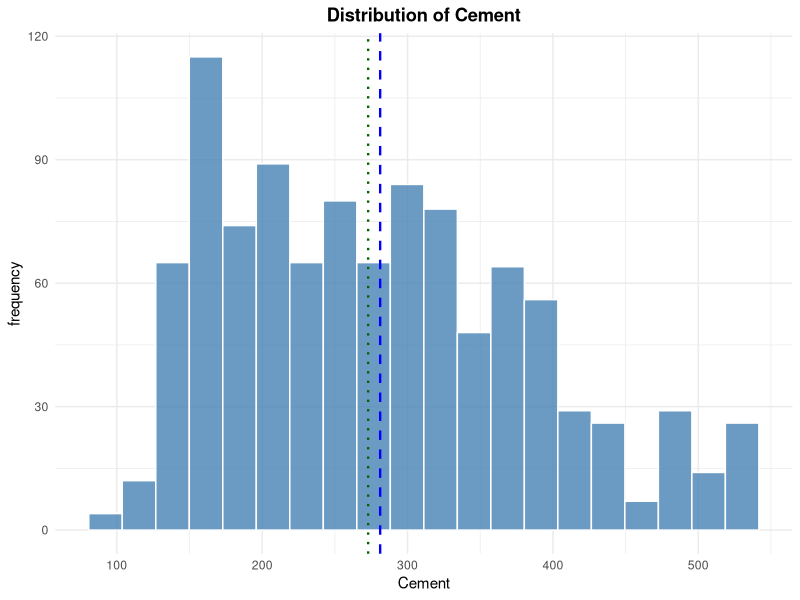
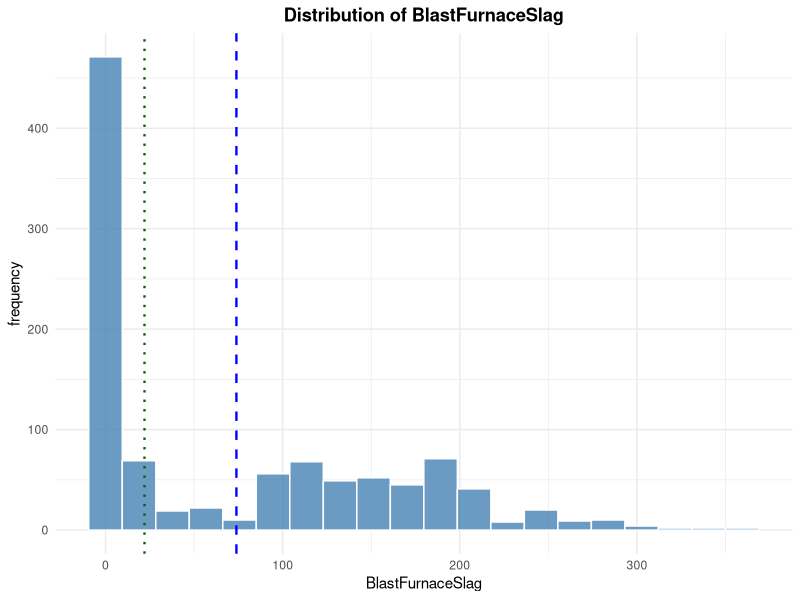
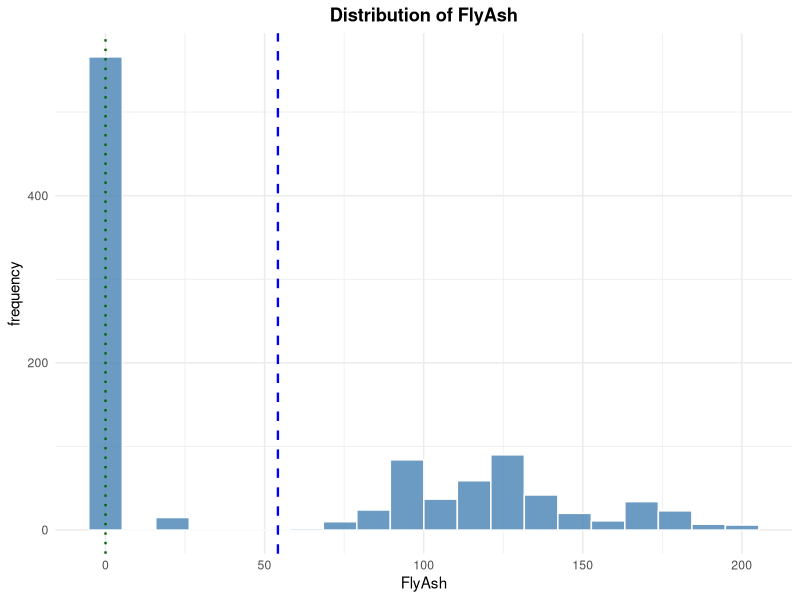
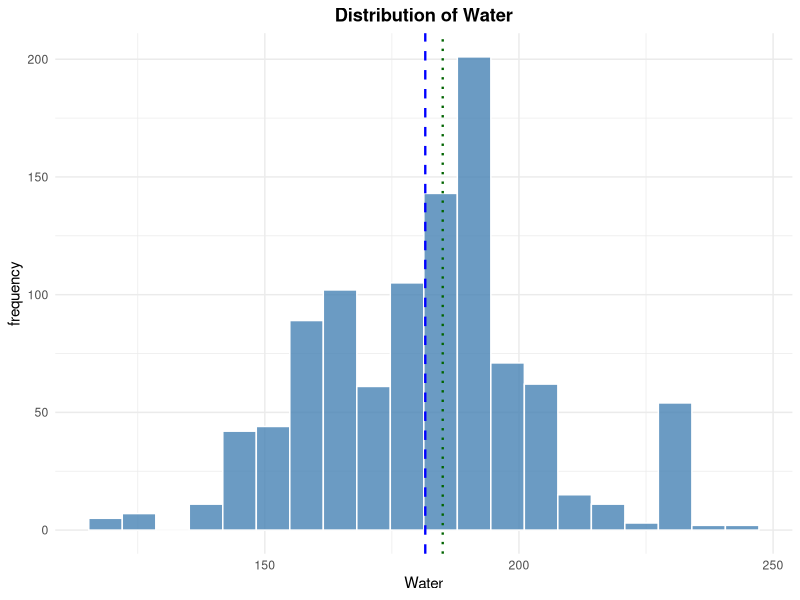
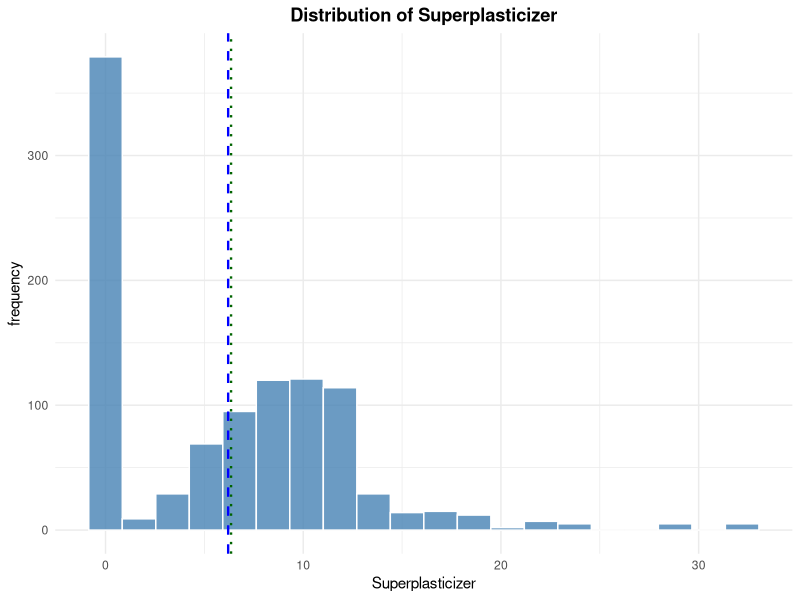
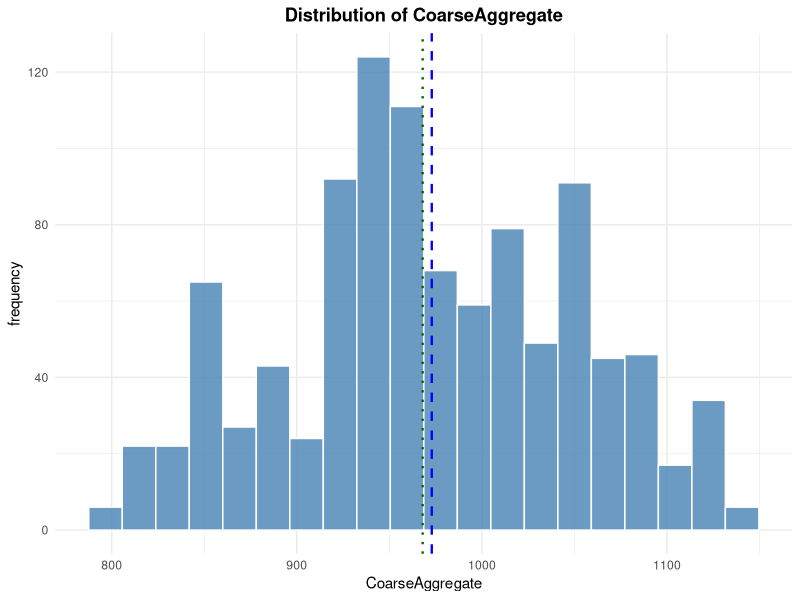
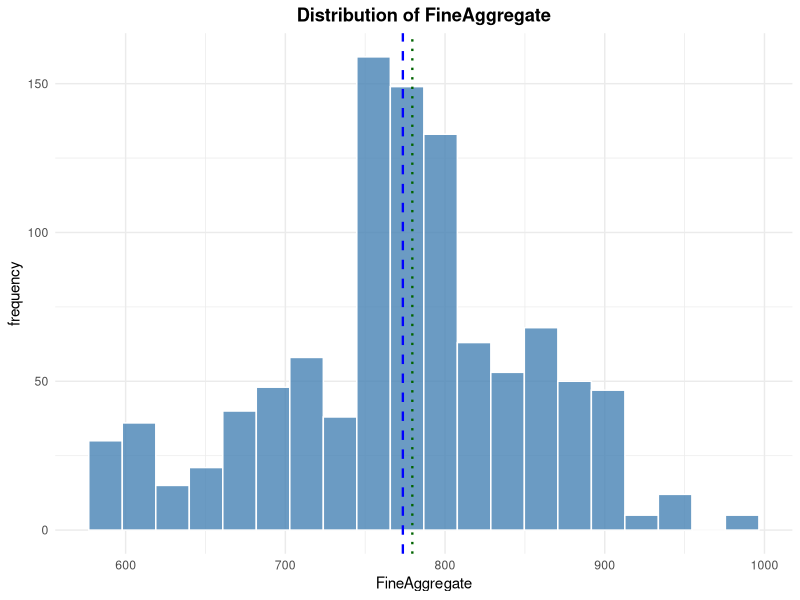
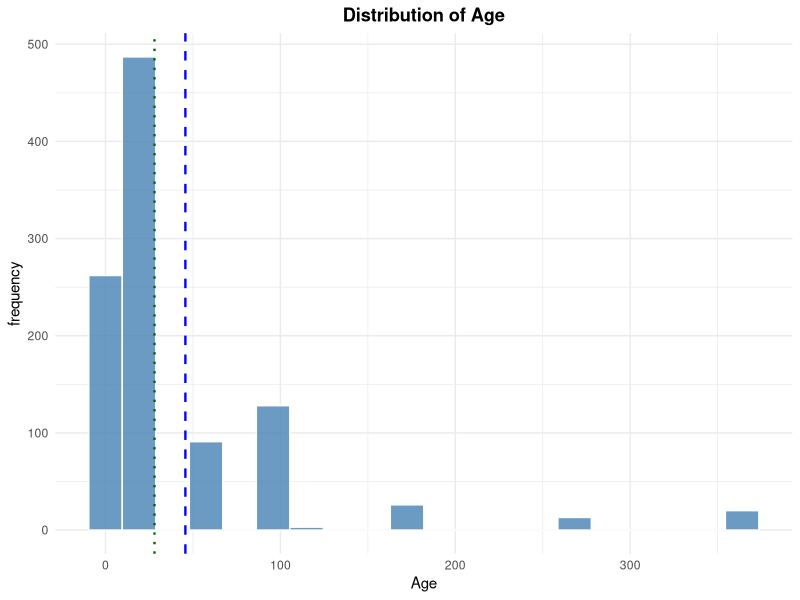

Recreate these plots in R, in order.
## ---- chunk 1

required_packages <- c("tidyverse", "glmnet", "knitr", "kableExtra" , "car")
missing_packages <- required_packages[
  !vapply(required_packages, requireNamespace, logical(1), quietly = TRUE)
]
if (length(missing_packages)) {
  stop("Install the required packages before rendering: ",
       paste(missing_packages, collapse = ", "))
}

library(tidyverse)
library(glmnet)
library(knitr)
library(car)
library(kableExtra)
library(readxl)
library(ggplot2)

seeds <- list(
  split = 240200L,
  cv = 240300L,
  features = 240400L
)

## ---- chunk 2

split_rows <- function(n, train_prop = 0.80, seed) {
  stopifnot(n >= 10L, train_prop > 0, train_prop < 1)
  set.seed(seed)
  train <- sort(sample.int(n, floor(train_prop * n), replace = FALSE))
  list(train = train, test = setdiff(seq_len(n), train))
}

fit_scaler <- function(x, tol = 1e-12) {
  x <- as.matrix(x)
  center <- colMeans(x)
  centered <- sweep(x, 2L, center, "-")
  scale <- sqrt(colMeans(centered^2))
  keep <- is.finite(scale) & scale > tol
  if (!any(keep)) stop("No nonconstant training predictor remains.")
  list(
    center = center[keep],
    scale = scale[keep],
    keep = keep,
    dropped = colnames(x)[!keep]
  )
}

apply_scaler <- function(x, prep) {
  x <- as.matrix(x)[, prep$keep, drop = FALSE]
  x <- sweep(x, 2L, prep$center, "-")
  sweep(x, 2L, prep$scale, "/")
}

make_foldid <- function(n, k = 5L, seed) {
  if (k < 3L || k > n) stop("Require 3 <= k <= number of training rows.")
  set.seed(seed)
  sample(rep(seq_len(k), length.out = n))
}

render_table <- function(df, caption, align = NULL) {
  if (is.null(align)) {
    align <- paste(rep("c", ncol(df)), collapse = "")
  }

  kbl(
    df,
    caption = caption,
    booktabs = TRUE,
    align = align
  ) |>
    kable_styling(
      latex_options = c("hold_position", "striped"),
      position = "center",
      full_width = FALSE,
      font_size = 10
    ) |>
    row_spec(0, bold = TRUE)
}

plot_histogram <- function(data, title, x_title, y_title) { 
  plot <- ggplot(
    data.frame(Value = data), 
    aes(x = Value)
  ) + 
    geom_histogram(
      bins = 20, 
      fill = "steelblue", 
      color = "white", 
      alpha = 0.8 
    ) + 
    geom_vline(
      xintercept = mean(data, na.rm = TRUE), 
      color = "blue", 
      linetype = "dashed", 
      linewidth = 0.8
    ) + 
    geom_vline(
      xintercept = median(data, na.rm = TRUE), 
      color = "darkgreen", 
      linetype = "dotted", 
      linewidth = 0.8
    ) + 
    labs(
      title = title, 
      x = x_title, 
      y = y_title
    ) + 
    theme_minimal(base_size = 11) + 
    theme(
      plot.title = element_text(
        hjust = 0.5, 
        face = "bold"
      )
    ) 
  
  return(plot) 
}

ols_stepwise_regression <- function(x_train,
                                    y_train,
                                    direction = "both") {
  
  df <- as.data.frame(x_train)
  df$y <- y_train
  
  full_model <- lm(
    y ~ .,
    data = df
  )
  
  best_model <- step(
    full_model,
    direction = direction,
    trace = 0
  )
  
  return (best_model)
}

fit_cv_glmnet <- function(x, y, alpha, foldid) {
  glmnet::cv.glmnet(
    x = x,
    y = y,
    family = "gaussian",
    alpha = alpha,
    foldid = foldid,
    standardize = FALSE,
    intercept = TRUE,
    type.measure = "mse"
  )
}

regression_metrics <- function(actual, predicted) {
  
  actual <- as.numeric(actual)
  predicted <- as.numeric(predicted)
  
  rmse <- sqrt(
    mean((actual - predicted)^2)
  )
  
  mae <- mean(
    abs(actual - predicted)
  )
  
  r2 <- 1 - (
    sum((actual - predicted)^2) /
    sum((actual - mean(actual))^2)
  )
  
  data.frame(
    RMSE = rmse,
    MAE = mae,
    R2 = r2
  )
}

## ---- chunk 3
raw_data <- read_excel("Concrete_Data.xls")
old_column_names <- names(raw_data)
new_column_names <- c("Cement",
                      "BlastFurnaceSlag",
                      "FlyAsh",
                      "Water",
                      "Superplasticizer",
                      "CoarseAggregate",
                      "FineAggregate",
                      "Age",
                      "Strength")
names(raw_data) <- new_column_names
colSums(is.na(raw_data))

response <- "Strength"
predictors <- setdiff(names(raw_data), response)

## ---- chunk 4

for (name in new_column_names){
  print(plot_histogram(raw_data[[name]], 
                       paste("Distribution of", name), 
                       name,
                       "frequency"))
}

## ---- chunk 5

## ---- chunk 6

# Keep only numeric predictors
numeric_predictors <- predictors[
  sapply(raw_data[predictors], is.numeric)
]

# Correlation matrix among predictors
cor_matrix <- cor(
  raw_data[numeric_predictors],
  use = "pairwise.complete.obs"
)

# Display correlation matrix
round(cor_matrix, 2)

## ---- chunk 7

split <- split_rows(
    n = nrow(raw_data),
    train_prop = 0.80,
    seed = seeds$split
)

train_id <- split$train
test_id <- split$test

stopifnot(
    length(intersect(train_id, test_id)) == 0L
)

train_data <- raw_data[train_id, , drop=FALSE]

foldid <- make_foldid(
    n = nrow(train_data),
    k = 5L,
    seed = seeds$cv
)

## ---- chunk 8

## ---- chunk 9

## ---- chunk 10

transform_data <- train_data

transform_data$Cement <- sqrt(transform_data$Cement)
transform_data$BlastFurnaceSlag <- transform_data$BlastFurnaceSlag
transform_data$FlyAsh <- transform_data$FlyAsh 
transform_data$Water <- (transform_data$Water)^2
transform_data$Superplasticizer <- transform_data$Superplasticizer
transform_data$CoarseAggregate <- transform_data$CoarseAggregate
transform_data$FineAggregate <- transform_data$FineAggregate
transform_data$Age <- log(transform_data$Age)
transform_data$Strength <- sqrt(transform_data$Strength)

for (name in new_column_names){
  print(plot_histogram(transform_data[[name]], 
                       paste("Distribution of", name) , 
                       name,
                       "frequency"))
}

# Apply to all dataset

raw_data$Cement <- sqrt(raw_data$Cement)
raw_data$BlastFurnaceSlag <- raw_data$BlastFurnaceSlag
raw_data$FlyAsh <- raw_data$FlyAsh
raw_data$Water <- (raw_data$Water)^2
raw_data$Superplasticizer <- raw_data$Superplasticizer
raw_data$CoarseAggregate <- raw_data$CoarseAggregate
raw_data$FineAggregate <- raw_data$FineAggregate
raw_data$Age <- log(raw_data$Age)
raw_data$Strength <- sqrt(raw_data$Strength)

## ---- chunk 11

x_raw <- as.matrix(raw_data[, predictors, drop = FALSE])
y_raw <- raw_data[[response]]

x_prep <- fit_scaler(x_raw[train_id, , drop = FALSE])
x_raw_scaled <- apply_scaler(x_raw, x_prep)

x_train <- x_raw_scaled[train_id, , drop = FALSE]
x_test <- x_raw_scaled[test_id, , drop = FALSE]
y_train <- y_raw[train_id]
y_test <- y_raw[test_id]

## ---- chunk 12

train_data <- data.frame(
  x_train,
  y_train = y_train
)

vif_model <- lm(
  y_train ~ .,
  data = train_data
)

vif_values <- car::vif(vif_model)

vif_table <- data.frame(
  Predictor = names(vif_values),
  VIF = as.numeric(vif_values)
)

vif_table <- vif_table[order(-vif_table$VIF), ]

vif_table$VIF <- round(vif_table$VIF, 2)

vif_table$Assessment <- cut(
  vif_table$VIF,
  breaks = c(-Inf, 5, 10, Inf),
  labels = c("Acceptable", "High", "Very High")
)

render_table(
  vif_table,
  caption = "Variance Inflation Factor (VIF) of Training Predictors"
)

## ---- chunk 13

stepwise_model <- ols_stepwise_regression(
  x_train = x_train,
  y_train = y_train,
  direction = "both"
)

all_predictors <- colnames(x_train)

selected_predictors <- names(coef(stepwise_model))[-1]

selection_table <- data.frame(
  Predictor = all_predictors,
  Selected = ifelse(
    all_predictors %in% selected_predictors,
    "Yes",
    "No"
  )
)

render_table(
  selection_table,
  caption = "Feature Selection Results from Stepwise Regression"
)

## ---- chunk 14

train_data <- data.frame(
  x_train,
  y = y_train
)

ols_model <- lm(
  y ~ .,
  data = train_data
)

ols_summary <- summary(ols_model)$coefficients

p_values <- ols_summary[, "Pr(>|t|)"]

ols_coef <- data.frame(
  Predictor = rownames(ols_summary),
  Coefficient = round(ols_summary[, "Estimate"], 4),
  P_value = ifelse(
    p_values < 0.001,
    "< 0.001",
    sprintf("%.4f", p_values)
  )
)

rownames(ols_coef) <- NULL

render_table(
  ols_coef,
  caption = "OLS Baseline Model Coefficients"
)

par(mfrow = c(2, 2))
plot(ols_model)

## ---- chunk 15

ridge_cv <- fit_cv_glmnet(
  x = as.matrix(x_train),
  y = y_train,
  alpha = 0,
  foldid = foldid
)

ridge_coef <- data.frame(
  Predictor = rownames(as.matrix(
    coef(ridge_cv, s = "lambda.min")
  )),
  Coefficient = as.numeric(
    coef(ridge_cv, s = "lambda.min")
  )
)

ridge_coef$Coefficient <- round(
  ridge_coef$Coefficient,
  4
)

render_table(
  ridge_coef,
  caption = "Ridge Regression Coefficients"
)

## ---- chunk 16

lasso_cv <- fit_cv_glmnet(
  x = as.matrix(x_train),
  y = y_train,
  alpha = 1,
  foldid = foldid
)

lasso_coef <- data.frame(
  Predictor = rownames(as.matrix(
    coef(lasso_cv, s = "lambda.min")
  )),
  Coefficient = as.numeric(
    coef(lasso_cv, s = "lambda.min")
  )
)

lasso_coef$Coefficient <- round(
  lasso_coef$Coefficient,
  4
)

render_table(
  lasso_coef,
  caption = "Lasso Regression Coefficients"
)

## ---- chunk 17

alpha_grid <- seq(
  0.1,
  0.9,
  by = 0.1
)

elastic_results <- lapply(
  alpha_grid,
  function(alpha) {
    
    cv_fit <- fit_cv_glmnet(
      x = as.matrix(x_train),
      y = y_train,
      alpha = alpha,
      foldid = foldid
    )
    
    data.frame(
      alpha = alpha,
      lambda = cv_fit$lambda.min,
      cv_mse = min(cv_fit$cvm)
    )
  }
)

elastic_results <- do.call(
  rbind,
  elastic_results
)

best_elastic <- elastic_results[
  which.min(elastic_results$cv_mse),
]

best_elastic

elastic_cv <- fit_cv_glmnet(
  x = as.matrix(x_train),
  y = y_train,
  alpha = best_elastic$alpha,
  foldid = foldid
)

elastic_coef <- data.frame(
  Predictor = rownames(as.matrix(
    coef(elastic_cv, s = "lambda.min")
  )),
  Coefficient = as.numeric(
    coef(elastic_cv, s = "lambda.min")
  )
)

elastic_coef$Coefficient <- round(
  elastic_coef$Coefficient,
  4
)

render_table(
  elastic_coef,
  caption = "Elastic Net Regression Coefficients"
)

## ---- chunk 18

ols_pred <- predict(
  ols_model,
  newdata = data.frame(x_test)
)

ols_metrics <- regression_metrics(
  actual = y_test,
  predicted = ols_pred
)

ridge_pred <- predict(
  ridge_cv,
  newx = as.matrix(x_test),
  s = "lambda.min"
)

ridge_metrics <- regression_metrics(
  actual = y_test,
  predicted = ridge_pred
)

lasso_pred <- predict(
  lasso_cv,
  newx = as.matrix(x_test),
  s = "lambda.min"
)

lasso_metrics <- regression_metrics(
  y_test,
  lasso_pred
)

elastic_pred <- predict(
  elastic_cv,
  newx = as.matrix(x_test),
  s = "lambda.min"
)

elastic_metrics <- regression_metrics(
  actual = y_test,
  predicted = elastic_pred
)

evaluation_table <- data.frame(
  Model = c(
    "OLS",
    "Ridge",
    "Lasso",
    "Elastic Net"
  ),
  RMSE = c(
    ols_metrics$RMSE,
    ridge_metrics$RMSE,
    lasso_metrics$RMSE,
    elastic_metrics$RMSE
  ),
  MAE = c(
    ols_metrics$MAE,
    ridge_metrics$MAE,
    lasso_metrics$MAE,
    elastic_metrics$MAE
  ),
  R2 = c(
    ols_metrics$R2,
    ridge_metrics$R2,
    lasso_metrics$R2,
    elastic_metrics$R2
  )
)

evaluation_table$RMSE <- round(evaluation_table$RMSE, 4)
evaluation_table$MAE <- round(evaluation_table$MAE, 4)
evaluation_table$R2 <- round(evaluation_table$R2, 4)

render_table(
  evaluation_table,
  caption = "Test Set Performance Comparison"
)

## ---- chunk 19

data(ToothGrowth)

ToothGrowth$supp <- as.factor(ToothGrowth$supp)
ToothGrowth$dose <- as.factor(ToothGrowth$dose)

## ---- chunk 20
# Calculate an overall description of the continuous response.
tooth_overall_summary <- data.frame(
  N = nrow(ToothGrowth),
  Mean = mean(ToothGrowth$len),
  Median = median(ToothGrowth$len),
  Variance = var(ToothGrowth$len),
  SD = sd(ToothGrowth$len),
  Minimum = min(ToothGrowth$len),
  Maximum = max(ToothGrowth$len)
) |>
  mutate(across(where(is.numeric), ~ round(.x, 3)))

render_table(
  tooth_overall_summary,
  caption = "Overall Descriptive Statistics for Odontoblast Length"
)
## ---- chunk 21
# Summarise each of the six treatment combinations separately.
tooth_cell_summary <- ToothGrowth |>
  group_by(supp, dose) |>
  summarise(
    N = n(),
    Mean = mean(len),
    Median = median(len),
    Variance = var(len),
    SD = sd(len),
    .groups = "drop"
  ) |>
  mutate(across(c(Mean, Median, Variance, SD), ~ round(.x, 3))) |>
  rename(Supplement = supp, Dose = dose)

render_table(
  tooth_cell_summary,
  caption = "Odontoblast Length by Supplement and Dose"
)
## ---- chunk 22
# Box plots retain the individual dose groups and make within-cell spread visible.
tooth_boxplot <- ggplot(
  ToothGrowth,
  aes(x = dose, y = len, fill = supp)
) +
  geom_boxplot(position = position_dodge(width = 0.8), alpha = 0.80) +
  labs(
    title = "Odontoblast Length by Dose and Supplement",
    x = "Vitamin C dose (mg/day)",
    y = "Odontoblast length",
    fill = "Supplement"
  ) +
  theme_minimal(base_size = 11) +
  theme(plot.title = element_text(hjust = 0.5, face = "bold"))

print(tooth_boxplot)

# Non-parallel mean profiles are visual evidence of a possible interaction.
tooth_interaction_plot <- ggplot(
  ToothGrowth,
  aes(x = dose, y = len, colour = supp, group = supp)
) +
  stat_summary(fun = mean, geom = "line", linewidth = 0.9) +
  stat_summary(fun = mean, geom = "point", size = 2.8) +
  labs(
    title = "Interaction Plot of Cell Means",
    x = "Vitamin C dose (mg/day)",
    y = "Mean odontoblast length",
    colour = "Supplement"
  ) +
  theme_minimal(base_size = 11) +
  theme(plot.title = element_text(hjust = 0.5, face = "bold"))

print(tooth_interaction_plot)

# Faceting the histogram allows the overall response distributions to be
# compared between delivery methods without treating dose as continuous.
tooth_histogram <- ggplot(
  ToothGrowth,
  aes(x = len, fill = supp)
) +
  geom_histogram(bins = 10, colour = "white", alpha = 0.80) +
  facet_wrap(~ supp, nrow = 1) +
  labs(
    title = "Distribution of Odontoblast Length by Supplement",
    x = "Odontoblast length",
    y = "Frequency",
    fill = "Supplement"
  ) +
  theme_minimal(base_size = 11) +
  theme(
    plot.title = element_text(hjust = 0.5, face = "bold"),
    legend.position = "none"
  )

print(tooth_histogram)
## ---- chunk 23

data(ToothGrowth)

ToothGrowth$supp <- as.factor(ToothGrowth$supp)
ToothGrowth$dose <- as.factor(ToothGrowth$dose)

model <- aov(len ~ supp * dose, data = ToothGrowth)

anova_table <- anova(model)

anova_df <- data.frame(
  Source = rownames(anova_table),
  SS = anova_table$`Sum Sq`,
  df = anova_table$Df,
  MS = anova_table$`Mean Sq`,
  F = anova_table$`F value`,
  p.value = anova_table$`Pr(>F)`
)

total_row <- data.frame(
  Source = "Total",
  SS = sum(anova_df$SS, na.rm = TRUE),
  df = nrow(ToothGrowth) - 1,
  MS = NA,
  F = NA,
  p.value = NA
)


anova_df <- rbind(anova_df, total_row)

render_table(anova_df, "ANOVA result")


## ---- chunk 24
tooth_anova_raw <- summary(model)[[1]]
tooth_error_ss <- tooth_anova_raw["Residuals", "Sum Sq"]

tooth_effect_sizes <- data.frame(
  Effect = c("Supplement", "Dose", "Supplement x Dose"),
  Partial_Eta_Squared = c(
    tooth_anova_raw["supp", "Sum Sq"],
    tooth_anova_raw["dose", "Sum Sq"],
    tooth_anova_raw["supp:dose", "Sum Sq"]
  )
) |>
  mutate(
    Partial_Eta_Squared = round(
      Partial_Eta_Squared / (Partial_Eta_Squared + tooth_error_ss),
      3
    )
  )

render_table(
  tooth_effect_sizes,
  caption = "Partial Eta-Squared Effect Sizes"
)
## ---- chunk 25

model <- lm(len ~ supp * dose, data = ToothGrowth)

qqnorm(residuals(model))
qqline(residuals(model))

test <- shapiro.test(residuals(model))

shapiro_result <- data.frame(
  W = unname(test$statistic),
  p_value = test$p.value
)

rownames(shapiro_result) <- NULL

render_table(shapiro_result, "Result of Shapiro-Wilk Test")

## ---- chunk 26

plot(fitted(model), residuals(model),
     xlab = "Fitted values",
     ylab = "Residuals",
     main = "Residual Plot")

abline(h = 0, lty = 2)

library(car)

levene_result <- as.data.frame(
  leveneTest(len ~ supp * dose, data = ToothGrowth)
)

levene_result <- levene_result[1, , drop = FALSE]
render_table(levene_result, "Result of Levene's Test")

## ---- chunk 27

plot(residuals(model),
     type = "p",
     main = "Residuals vs Observation Order",
     xlab = "Observation order",
     ylab = "Residuals")

abline(h = 0, lty = 2)

library(lmtest)

test <- dwtest(model)

dw_result <- data.frame(
  DW = unname(test$statistic),
  p_value = test$p.value
)

render_table(dw_result, "Result of Durbin–Watson Test")

## ---- chunk 28

model <- aov(len ~ supp * dose, data = ToothGrowth)
tukey_dose <- as.data.frame(TukeyHSD(model, "dose")$dose)
mean_len <- mean(ToothGrowth$len)
tukey_dose$diff_mean <- tukey_dose$diff / mean_len
render_table(tukey_dose, "Resutls of Tukey's HSD on Dose")

## ---- chunk 29

ToothGrowth$treatment <- interaction(
  ToothGrowth$supp,
  ToothGrowth$dose
)

model_interaction <- aov(
  len ~ treatment,
  data = ToothGrowth
)

# Tukey HSD
tukey_interaction <- as.data.frame(
  TukeyHSD(model_interaction)$treatment
)

# Relative difference: diff / mean tooth length
mean_len <- mean(ToothGrowth$len)

tukey_interaction$diff_mean <- 
  tukey_interaction$diff / mean_len

render_table(tukey_interaction, "Results of Tukey's HSD on Interaction")

tukey_interaction$comparison <- rownames(tukey_interaction)

# Split comparison into the two groups
tukey_interaction$Group1 <- sub(
  "-.*",
  "",
  tukey_interaction$comparison
)

tukey_interaction$Group2 <- sub(
  ".*-",
  "",
  tukey_interaction$comparison
)

# All treatment groups
groups <- c(
  "VC.0.5",
  "VC.1",
  "VC.2",
  "OJ.0.5",
  "OJ.1",
  "OJ.2"
)

# Create complete 6 x 6 grid
heatmap_data <- expand.grid(
  Group1 = groups,
  Group2 = groups
)

heatmap_data$diff_mean <- NA
heatmap_data$p_adj <- NA

# Fill the matrix
for (i in 1:nrow(tukey_interaction)) {

  g1 <- tukey_interaction$Group1[i]
  g2 <- tukey_interaction$Group2[i]

  relative_diff <- tukey_interaction$diff_mean[i]
  p_value <- tukey_interaction$`p adj`[i]

  # Original direction
  heatmap_data$diff_mean[
    heatmap_data$Group1 == g1 &
    heatmap_data$Group2 == g2
  ] <- relative_diff

  heatmap_data$p_adj[
    heatmap_data$Group1 == g1 &
    heatmap_data$Group2 == g2
  ] <- p_value

  # Reverse direction
  heatmap_data$diff_mean[
    heatmap_data$Group1 == g2 &
    heatmap_data$Group2 == g1
  ] <- -relative_diff

  heatmap_data$p_adj[
    heatmap_data$Group1 == g2 &
    heatmap_data$Group2 == g1
  ] <- p_value
}

# Only significant differences get the colour scale.
# Non-significant differences become NA -> grey.
heatmap_data$fill_value <- ifelse(
  heatmap_data$p_adj < 0.05,
  heatmap_data$diff_mean,
  NA
)

# Set desired order
heatmap_data$Group1 <- factor(
  heatmap_data$Group1,
  levels = groups
)

heatmap_data$Group2 <- factor(
  heatmap_data$Group2,
  levels = groups
)

# Heatmap
ggplot2::ggplot(
  heatmap_data,
  ggplot2::aes(
    x = Group1,
    y = Group2
  )
) +
  ggplot2::geom_tile(
    ggplot2::aes(fill = fill_value),
    color = "white"
  ) +
  ggplot2::geom_text(
    ggplot2::aes(
      label = ifelse(
        is.na(diff_mean),
        "",
        sprintf("%.2f", diff_mean)
      )
    ),
    size = 3
  ) +
  ggplot2::scale_fill_gradient2(
    low = "#2166AC",
    mid = "white",
    high = "#B2182B",
    midpoint = 0,
    na.value = "grey80",
    name = "Difference / Mean"
  ) +
  ggplot2::coord_fixed() +
  ggplot2::labs(
    title = "Tukey HSD Relative Mean Differences",
    subtitle = "Non-significant differences are greyed out",
    x = NULL,
    y = NULL
  ) +
  ggplot2::theme_minimal(base_size = 11) +
  ggplot2::theme(
    plot.title = ggplot2::element_text(
      hjust = 0.5,
      face = "bold"
    ),
    plot.subtitle = ggplot2::element_text(
      hjust = 0.5
    ),
    axis.text.x = ggplot2::element_text(
      angle = 45,
      hjust = 1
    ),
    panel.grid = ggplot2::element_blank()
  )
